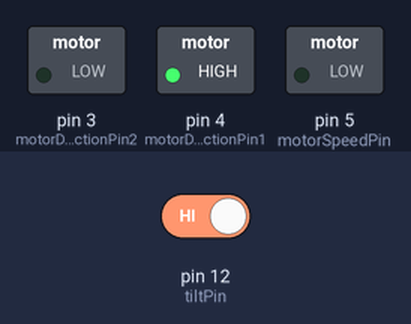
This sketch was run on a simulated Arduino Uno, built with avr-gcc and run on an emulated ATmega328P. Parts: switched loads named in the sketch (green lamp = pin HIGH). The test bench sets the inputs (shaded band); at power-on: pin 12 (tiltPin) HIGH.

Above: at 1.2 s.
1.3 s: pin 12 (tiltPin) driven LOW
At 1.6 s:
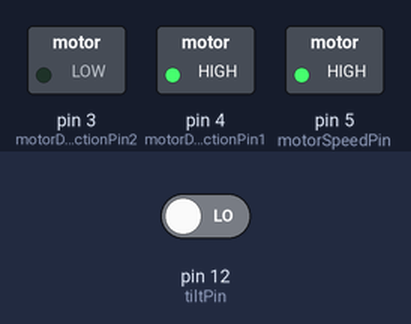
2.8 s: pin 12 (tiltPin) driven HIGH
At 4.0 s:
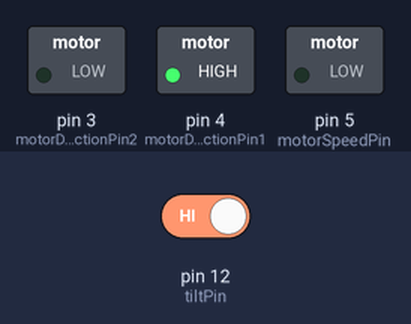
Timing chart, 0 to 5.8 s (numbered marks = the images above; inputs shaded):
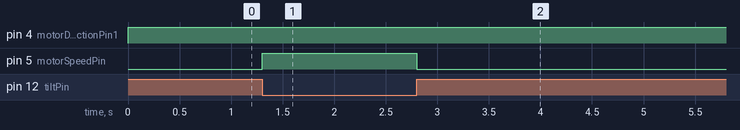

The sketch:

dcMotor_TiltControl.ino
```cpp
//using the DcMOTOR control using tilt switch
int tiltPin=12;
int tiltVal;
int motorSpeedPin=5;
int motorDirectionPin1=4;
int motorDirectionPin2=3;
int dcOutPut;
int motorSpeed=255;
void setup() {
  // put your setup code here, to run once:
Serial.begin(9600);
pinMode(tiltPin,INPUT);
pinMode(motorSpeedPin,OUTPUT);
pinMode(motorDirectionPin1,OUTPUT);
pinMode(motorDirectionPin2,OUTPUT);
}

void loop() {
  // put your main code here, to run repeatedly:
digitalWrite(motorDirectionPin1,HIGH);
digitalWrite(motorDirectionPin2,LOW);
//analogWrite(motorSpeedPin,motorSpeed);
tiltVal=digitalRead(tiltPin);
digitalWrite(tiltPin,HIGH);
if (tiltVal==1){
  analogWrite(motorSpeedPin,0);
  }
if (tiltVal==0){
  analogWrite(motorSpeedPin,motorSpeed);
  }
}
```

Measured:
- after the input at 1.3 s, pin 5 (motorSpeedPin): LOW → HIGH at once
- after the input at 2.8 s, pin 5 (motorSpeedPin): HIGH → LOW at once
